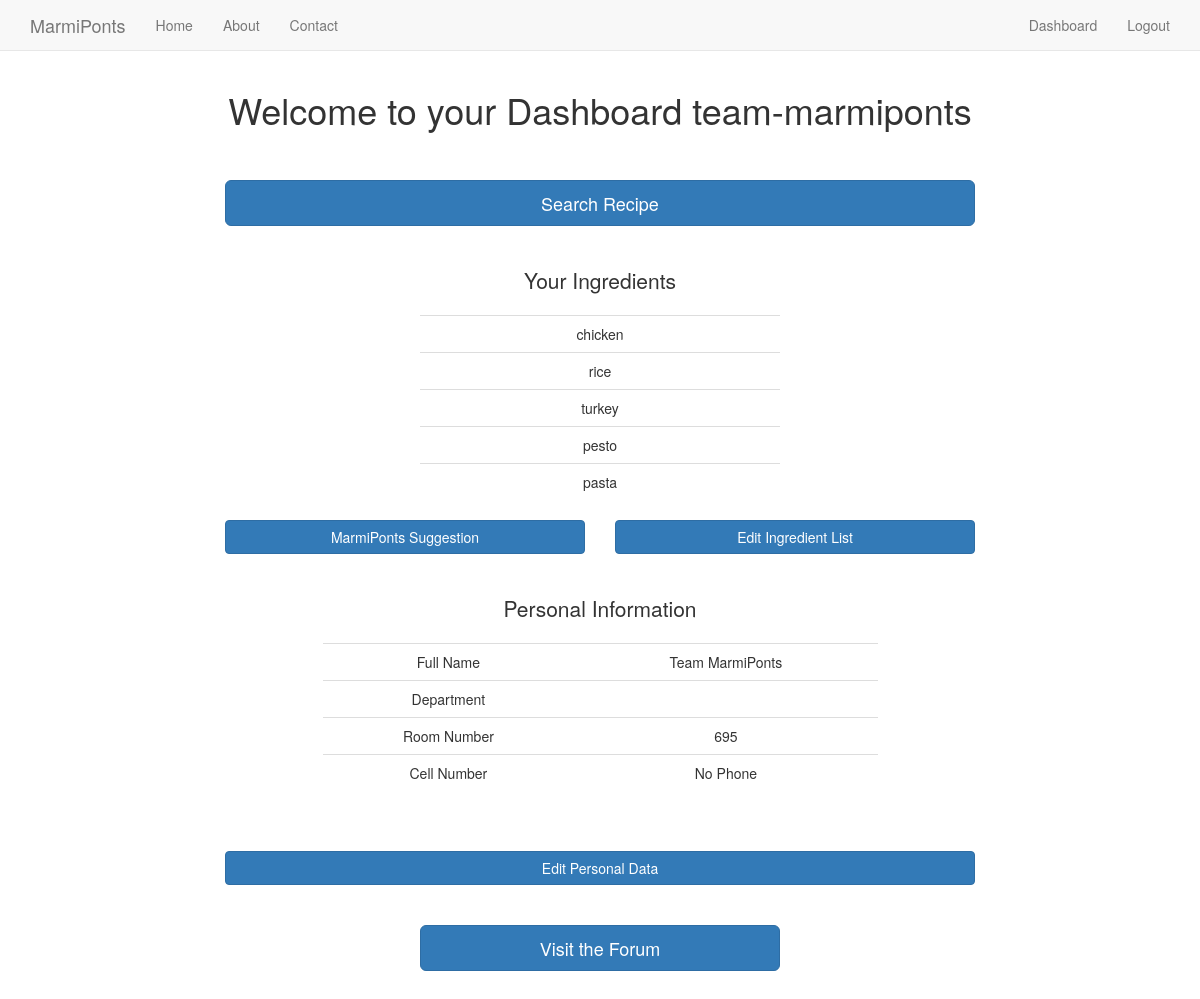
Screenshot of /dashboard/ (signed in) with the database file from the repository.
### Core/models.py (models this page shows, shortened)
class Ingredient(models.Model):
	user = models.ForeignKey(User)
	ingredient = models.CharField(max_length=20, null=False, blank=False)

class Information(models.Model):
    user = models.ForeignKey(User)
    Last_name = models.CharField(max_length=15, null=True, blank=True)
    First_name = models.CharField(max_length=15, null=True, blank=True)
    Departement = models.CharField(max_length=15, null=True, blank=True)
    Room_number = models.CharField(max_length=10)
    Telephone_number = models.CharField(max_length=13, null=True, blank=True)
    pub_date = models.DateTimeField(auto_now_add=True, null=True, blank=True)

### Core/views.py (the view)
# urls.py: url(r'^dashboard/$', 'Core.views.dashboard', name='dashboard'),
@login_required
def dashboard(request):
	context={}
	Information_list = Information.objects.filter(user=request.user)
	Ingredient_list = Ingredient.objects.filter(user=request.user)
	Text_Info_Perso= "You did not edited your Personal Data! Do it ASAP to enjoy MarmiPonts"
	Text_Info_Ingred= "You have nothing in your Ingredient list!"
	if len(Information_list)>0:
		context["info"]= Information_list[0]
	else:
		context["textinfo_perso"]= Text_Info_Perso
	if len(Ingredient_list)>0:
		context["ingred"] = Ingredient_list
	else:
		context["textinfo_ingred"]=Text_Info_Ingred
	return render(request, "dashboard.html",context)

### templates/dashboard.html (shortened to what this page needs)
{% extends "base.html" %}
{% load staticfiles %}
{%block content%}
<h1 class=' text-align-center'>  Welcome to your Dashboard {{user}} </h1>
<br> <br>
<div class='row'>
	<div class='col-sm-8 col-sm-offset-2'>
			<form action="{% url 'search'%}" method="GET">
			<input class='btn  btn-primary btn-block btn-lg' type="submit" value="Search Recipe"/>
			</form>
	</div>
</div>
<br> <br>
{% if ingred %}
<div class='row'>
	<div class='col-sm-4 col-sm-offset-4'>
	<p class='lead text-align-center'> Your Ingredients </p>
<table class='table'>
	{% for instance in ingred %}
		<tr><td class='text-align-center'> {{instance.ingredient}} 	</td></tr>
	{%endfor%}
</table>
</div>
</div>
<div class='row'>
	<div class='col-xs-4 col-xs-offset-2'>
			<form action="{% url 'suggest'%}" method="GET">
			<input class='btn  btn-primary btn-block' type="submit" value="MarmiPonts Suggestion"/>
			</form>
	</div>
	<div class='col-xs-4'>
			<form action="{% url 'ingredients'%}" method="GET">
			<input class='btn  btn-primary btn-block' type="submit" value="Edit Ingredient List"/>
			</form>
	</div>
</div>
{% endif%}
<br> <br>
{% if info %}
<div class='row'>
	<div class='col-sm-6 col-sm-offset-3'>
	<p class='lead text-align-center'> Personal Information </p>
<table class='table'>
		<tr><td class='text-align-center'> Full Name 	</td><td class='text-align-center'>{{info.First_name}} {{info.Last_name}}</td></tr>
		<tr><td class='text-align-center'> Department </td><td class='text-align-center'>{{info.Departement}}</td></tr>
		<tr><td class='text-align-center'> Room Number </td><td class='text-align-center'>{{info.Room_number}}</td></tr>
		<tr><td class='text-align-center'> Cell Number </td><td class='text-align-center'>{{info.Telephone_number}}</td></tr>
</table>
</div>
</div>
{% endif %}
<br>
<div class='row'>
	<div class='col-sm-8 col-sm-offset-2'>
			<form action="{% url 'personalinfo'%}" method="GET">
			<input class='btn  btn-primary btn-block' type="submit" value="Edit Personal Data"/>
			</form>
	</div>
</div>
<br> <br>
<div class='row'>
	<div class='col-sm-4 col-sm-offset-4'>
			<form action="{% url 'forum'%}" method="GET">
			<input class='btn  btn-primary btn-block btn-lg' type="submit" value="Visit the Forum"/>
			</form>
	</div>
</div>
{%endblock%}

### static_in_pro/our_static/css/navbar-static-top.css (style rules this page uses)
body { min-height: 1000px; }

### static_in_pro/our_static/css/custom.css (style rules this page uses)
.text-align-center { text-align: center; }

### rows the page displays
Ingredient: ingredient "chicken"
Ingredient: ingredient "rice"
Ingredient: ingredient "turkey"
Ingredient: ingredient "pesto"
Ingredient: ingredient "pasta"
Information: First_name "Team", Last_name "MarmiPonts", Room_number "695", Telephone_number "No Phone"

### other values shown
{{ user }} "team-marmiponts"
